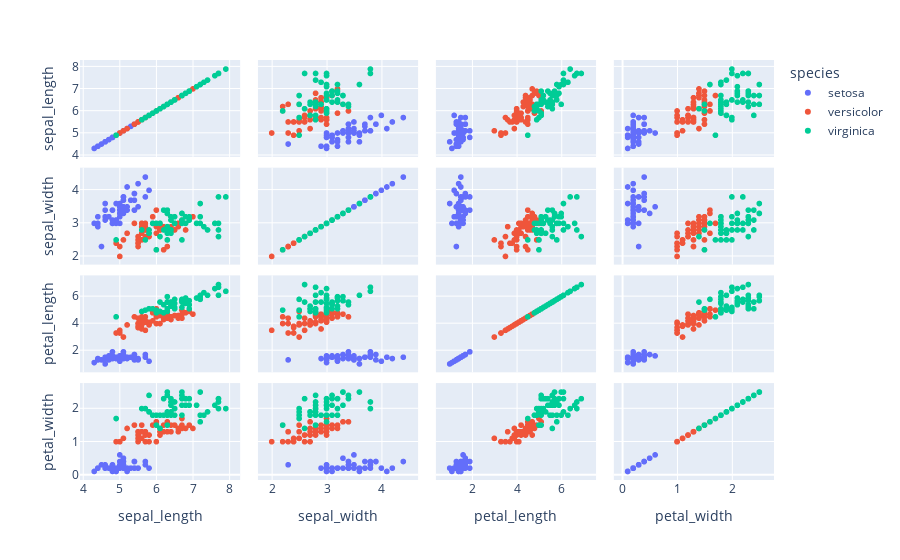

The cell this chart's notebook holds for it:
### Markdown cell above
Q4. Using the iris dataset in the Plotly library, Plot a scatter matrix plot, using the "species" column for
the color parameter.

### Code cell
import plotly.express as px
import seaborn as sns

# Load the iris dataset from seaborn
iris = sns.load_dataset("iris")

# Create a scatter matrix plot using Plotly express
fig = px.scatter_matrix(iris, dimensions=["sepal_length", "sepal_width", "petal_length", "petal_width"], color="species")

# Show the plot
fig.show()

### Figure 1 — Plotly figure (JSON) as saved in the notebook; plotly's stock layout.template omitted (floating-point values rounded to 4 significant figures)
{"data": [{"dimensions": [{"axis": {"matches": true}, "label": "sepal_length", "values": [5.1, 4.9, 4.7, 4.6, 5, 5.4, 4.6, 5, 4.4, 4.9, 5.4, 4.8, 4.8, 4.3, 5.8, 5.7, 5.4, 5.1, 5.7, 5.1, 5.4, 5.1, 4.6, 5.1, 4.8, 5, 5, 5.2, 5.2, 4.7, 4.8, 5.4, 5.2, 5.5, 4.9, 5, 5.5, 4.9, 4.4, 5.1, 5, 4.5, 4.4, 5, 5.1, 4.8, 5.1, 4.6, 5.3, 5]}, {"axis": {"matches": true}, "label": "sepal_width", "values": [3.5, 3, 3.2, 3.1, 3.6, 3.9, 3.4, 3.4, 2.9, 3.1, 3.7, 3.4, 3, 3, 4, 4.4, 3.9, 3.5, 3.8, 3.8, 3.4, 3.7, 3.6, 3.3, 3.4, 3, 3.4, 3.5, 3.4, 3.2, 3.1, 3.4, 4.1, 4.2, 3.1, 3.2, 3.5, 3.6, 3, 3.4, 3.5, 2.3, 3.2, 3.5, 3.8, 3, 3.8, 3.2, 3.7, 3.3]}, {"axis": {"matches": true}, "label": "petal_length", "values": [1.4, 1.4, 1.3, 1.5, 1.4, 1.7, 1.4, 1.5, 1.4, 1.5, 1.5, 1.6, 1.4, 1.1, 1.2, 1.5, 1.3, 1.4, 1.7, 1.5, 1.7, 1.5, 1, 1.7, 1.9, 1.6, 1.6, 1.5, 1.4, 1.6, 1.6, 1.5, 1.5, 1.4, 1.5, 1.2, 1.3, 1.4, 1.3, 1.5, 1.3, 1.3, 1.3, 1.6, 1.9, 1.4, 1.6, 1.4, 1.5, 1.4]}, {"axis": {"matches": true}, "label": "petal_width", "values": [0.2, 0.2, 0.2, 0.2, 0.2, 0.4, 0.3, 0.2, 0.2, 0.1, 0.2, 0.2, 0.1, 0.1, 0.2, 0.4, 0.4, 0.3, 0.3, 0.3, 0.2, 0.4, 0.2, 0.5, 0.2, 0.2, 0.4, 0.2, 0.2, 0.2, 0.2, 0.4, 0.1, 0.2, 0.2, 0.2, 0.2, 0.1, 0.2, 0.2, 0.3, 0.3, 0.2, 0.6, 0.4, 0.3, 0.2, 0.2, 0.2, 0.2]}], "hovertemplate": "species=setosa<br>%{xaxis.title.text}=%{x}<br>%{yaxis.title.text}=%{y}<extra></extra>", "legendgroup": "setosa", "marker": {"color": "#636efa", "symbol": "circle"}, "name": "setosa", "showlegend": true, "type": "splom"}, {"dimensions": [{"axis": {"matches": true}, "label": "sepal_length", "values": [7, 6.4, 6.9, 5.5, 6.5, 5.7, 6.3, 4.9, 6.6, 5.2, 5, 5.9, 6, 6.1, 5.6, 6.7, 5.6, 5.8, 6.2, 5.6, 5.9, 6.1, 6.3, 6.1, 6.4, 6.6, 6.8, 6.7, 6, 5.7, 5.5, 5.5, 5.8, 6, 5.4, 6, 6.7, 6.3, 5.6, 5.5, 5.5, 6.1, 5.8, 5, 5.6, 5.7, 5.7, 6.2, 5.1, 5.7]}, {"axis": {"matches": true}, "label": "sepal_width", "values": [3.2, 3.2, 3.1, 2.3, 2.8, 2.8, 3.3, 2.4, 2.9, 2.7, 2, 3, 2.2, 2.9, 2.9, 3.1, 3, 2.7, 2.2, 2.5, 3.2, 2.8, 2.5, 2.8, 2.9, 3, 2.8, 3, 2.9, 2.6, 2.4, 2.4, 2.7, 2.7, 3, 3.4, 3.1, 2.3, 3, 2.5, 2.6, 3, 2.6, 2.3, 2.7, 3, 2.9, 2.9, 2.5, 2.8]}, {"axis": {"matches": true}, "label": "petal_length", "values": [4.7, 4.5, 4.9, 4, 4.6, 4.5, 4.7, 3.3, 4.6, 3.9, 3.5, 4.2, 4, 4.7, 3.6, 4.4, 4.5, 4.1, 4.5, 3.9, 4.8, 4, 4.9, 4.7, 4.3, 4.4, 4.8, 5, 4.5, 3.5, 3.8, 3.7, 3.9, 5.1, 4.5, 4.5, 4.7, 4.4, 4.1, 4, 4.4, 4.6, 4, 3.3, 4.2, 4.2, 4.2, 4.3, 3, 4.1]}, {"axis": {"matches": true}, "label": "petal_width", "values": [1.4, 1.5, 1.5, 1.3, 1.5, 1.3, 1.6, 1, 1.3, 1.4, 1, 1.5, 1, 1.4, 1.3, 1.4, 1.5, 1, 1.5, 1.1, 1.8, 1.3, 1.5, 1.2, 1.3, 1.4, 1.4, 1.7, 1.5, 1, 1.1, 1, 1.2, 1.6, 1.5, 1.6, 1.5, 1.3, 1.3, 1.3, 1.2, 1.4, 1.2, 1, 1.3, 1.2, 1.3, 1.3, 1.1, 1.3]}], "hovertemplate": "species=versicolor<br>%{xaxis.title.text}=%{x}<br>%{yaxis.title.text}=%{y}<extra></extra>", "legendgroup": "versicolor", "marker": {"color": "#EF553B", "symbol": "circle"}, "name": "versicolor", "showlegend": true, "type": "splom"}, {"dimensions": [{"axis": {"matches": true}, "label": "sepal_length", "values": [6.3, 5.8, 7.1, 6.3, 6.5, 7.6, 4.9, 7.3, 6.7, 7.2, 6.5, 6.4, 6.8, 5.7, 5.8, 6.4, 6.5, 7.7, 7.7, 6, 6.9, 5.6, 7.7, 6.3, 6.7, 7.2, 6.2, 6.1, 6.4, 7.2, 7.4, 7.9, 6.4, 6.3, 6.1, 7.7, 6.3, 6.4, 6, 6.9, 6.7, 6.9, 5.8, 6.8, 6.7, 6.7, 6.3, 6.5, 6.2, 5.9]}, {"axis": {"matches": true}, "label": "sepal_width", "values": [3.3, 2.7, 3, 2.9, 3, 3, 2.5, 2.9, 2.5, 3.6, 3.2, 2.7, 3, 2.5, 2.8, 3.2, 3, 3.8, 2.6, 2.2, 3.2, 2.8, 2.8, 2.7, 3.3, 3.2, 2.8, 3, 2.8, 3, 2.8, 3.8, 2.8, 2.8, 2.6, 3, 3.4, 3.1, 3, 3.1, 3.1, 3.1, 2.7, 3.2, 3.3, 3, 2.5, 3, 3.4, 3]}, {"axis": {"matches": true}, "label": "petal_length", "values": [6, 5.1, 5.9, 5.6, 5.8, 6.6, 4.5, 6.3, 5.8, 6.1, 5.1, 5.3, 5.5, 5, 5.1, 5.3, 5.5, 6.7, 6.9, 5, 5.7, 4.9, 6.7, 4.9, 5.7, 6, 4.8, 4.9, 5.6, 5.8, 6.1, 6.4, 5.6, 5.1, 5.6, 6.1, 5.6, 5.5, 4.8, 5.4, 5.6, 5.1, 5.1, 5.9, 5.7, 5.2, 5, 5.2, 5.4, 5.1]}, {"axis": {"matches": true}, "label": "petal_width", "values": [2.5, 1.9, 2.1, 1.8, 2.2, 2.1, 1.7, 1.8, 1.8, 2.5, 2, 1.9, 2.1, 2, 2.4, 2.3, 1.8, 2.2, 2.3, 1.5, 2.3, 2, 2, 1.8, 2.1, 1.8, 1.8, 1.8, 2.1, 1.6, 1.9, 2, 2.2, 1.5, 1.4, 2.3, 2.4, 1.8, 1.8, 2.1, 2.4, 2.3, 1.9, 2.3, 2.5, 2.3, 1.9, 2, 2.3, 1.8]}], "hovertemplate": "species=virginica<br>%{xaxis.title.text}=%{x}<br>%{yaxis.title.text}=%{y}<extra></extra>", "legendgroup": "virginica", "marker": {"color": "#00cc96", "symbol": "circle"}, "name": "virginica", "showlegend": true, "type": "splom"}], "layout": {"autosize": true, "dragmode": "select", "legend": {"title": {"text": "species"}, "tracegroupgap": 0}, "margin": {"t": 60}, "xaxis": {"autorange": true, "range": [3.707, 8.493], "type": "linear"}, "xaxis2": {"autorange": true, "range": [1.605, 4.795], "type": "linear"}, "xaxis3": {"autorange": true, "range": [0.02855, 7.871], "type": "linear"}, "xaxis4": {"autorange": true, "range": [-0.2952, 2.895], "type": "linear"}, "yaxis": {"autorange": true, "range": [3.707, 8.493], "type": "linear"}, "yaxis2": {"autorange": true, "range": [1.605, 4.795], "type": "linear"}, "yaxis3": {"autorange": true, "range": [0.02855, 7.871], "type": "linear"}, "yaxis4": {"autorange": true, "range": [-0.2952, 2.895], "type": "linear"}}}
